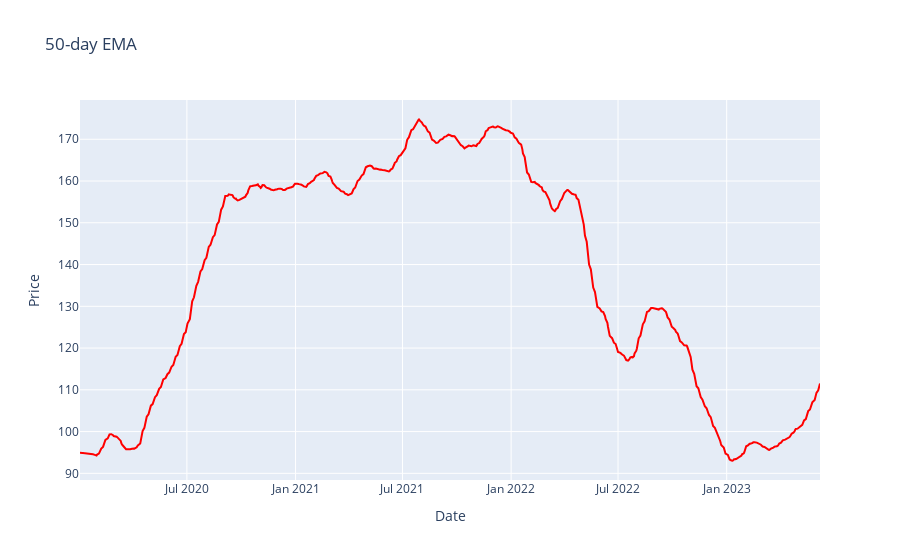

This figure's notebook cell:
### Code cell
## plotting the EXPONENTIAL MOVING AVERAGE GRAPH(EMA)

## the adjust is kept as 'false' in order to calculate the fixed number of periods regardless of any missing values

df['Price'] = df['EMA_50'] = df['Close'].ewm(span=50, adjust = False).mean()
fig = px.line(df, x = df['Date'], y = df['Price'], title='50-day EMA', labels={"50-dat EMA"})
fig.update_traces(line = dict(color='red'))
fig.show()

### Figure 1 — Plotly figure (JSON) as saved in the notebook; plotly's stock layout.template omitted (floating-point values rounded to 4 significant figures; data arrays with more than 128 entries replaced by an {"elided": "..."} marker saying what was removed)
{"data": [{"hovertemplate": "Date=%{x}<br>Price=%{y}<extra></extra>", "legendgroup": "", "line": {"color": "red", "dash": "solid"}, "marker": {"symbol": "circle"}, "mode": "lines", "name": "", "orientation": "v", "showlegend": false, "type": "scatter", "x": {"elided": "865 str values"}, "xaxis": "x", "y": {"elided": "865 float values"}, "yaxis": "y"}], "layout": {"legend": {"tracegroupgap": 0}, "title": {"text": "50-day EMA"}, "xaxis": {"anchor": "y", "domain": [0, 1], "title": {"text": "Date"}}, "yaxis": {"anchor": "x", "domain": [0, 1], "title": {"text": "Price"}}}}
